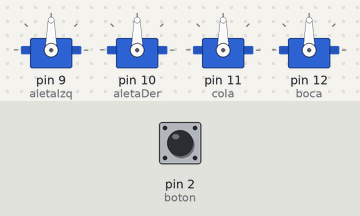
A sketch run on a simulated Arduino Uno, built with avr-gcc and run on an emulated ATmega328P. Shown: 4 × servo. The test bench sets the inputs (shaded band); at power-on: pin 2 (boton) LOW.

Above: at 1.2 s.
1.3 s: pin 2 (boton) pulled HIGH for 0.15 s
At 1.78 s:
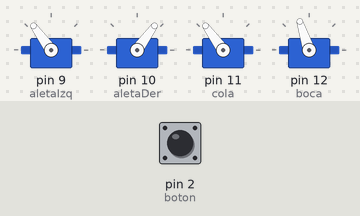
4.3 s: pin 2 (boton) pulled HIGH for 3.2 s
At 5.08 s:
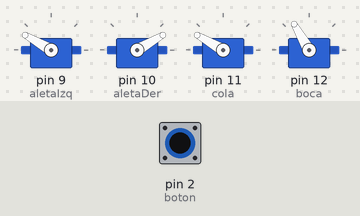
9.0 s: pin 2 (boton) driven HIGH
At 10.04 s:
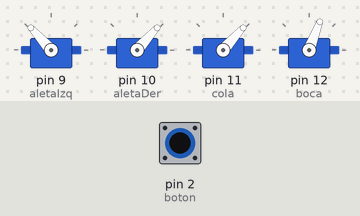
12.0 s: pin 2 (boton) driven LOW
At 13.3 s:
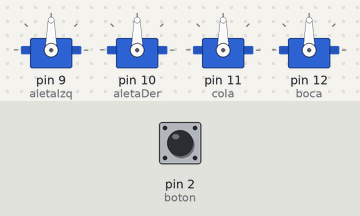
13.6 s: pin 2 (boton) driven HIGH
At 14.99 s:
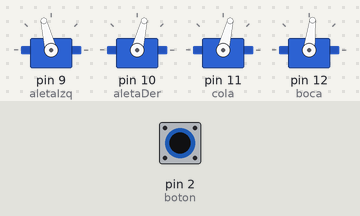
Timing chart, 0 to 56.0 s (numbered marks = the images above; inputs shaded):
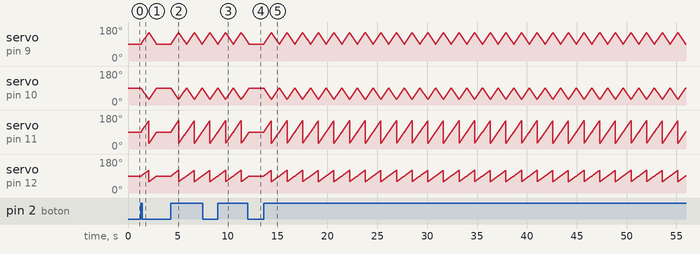

The sketch:

PIA_MICRO.ino
```cpp
#include <Servo.h>

Servo aletaIzq;
Servo aletaDer;
Servo cola;
Servo boca;

const int boton = 2;
int estado = 0;

void setup() {
  aletaIzq.attach(9);
  aletaDer.attach(10);
  cola.attach(11);
  boca.attach(12);
  pinMode(boton, INPUT);
}

void loop() {
  estado = digitalRead(boton);

  if (estado == HIGH) {
    // Movimiento de aletas, cola y boca
    for (int pos = 0; pos <= 60; pos += 2) {
      aletaIzq.write(90 + pos);
      aletaDer.write(90 - pos);
      cola.write(90 + pos);
      boca.write(90 + pos/2); // Boca se abre suavemente
      delay(25);
    }

    for (int pos = 60; pos >= 0; pos -= 2) {
      aletaIzq.write(90 + pos);
      aletaDer.write(90 - pos);
      cola.write(90 - pos);
      boca.write(90 - pos/2); // Boca se cierra
      delay(25);
    }

  } else {
    // Posición neutral
    aletaIzq.write(90);
    aletaDer.write(90);
    cola.write(90);
    boca.write(90);
  }
}
```

Measured:
- after the input at 1.3 s, servo on pin 9 (aletaIzq): rises from 90° to 150° in 0.73 s, then falls to 90° in 0.78 s
- after the input at 12.0 s, servo on pin 9 (aletaIzq), servo on pin 10 (aletaDer), servo on pin 11 (cola), servo on pin 12 (boca): goes on until 12.1 s, then stays 90°
